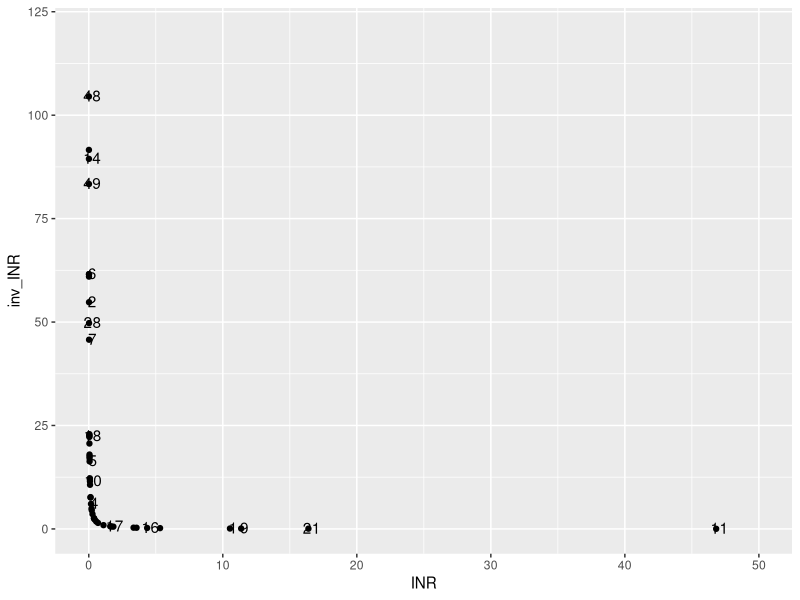
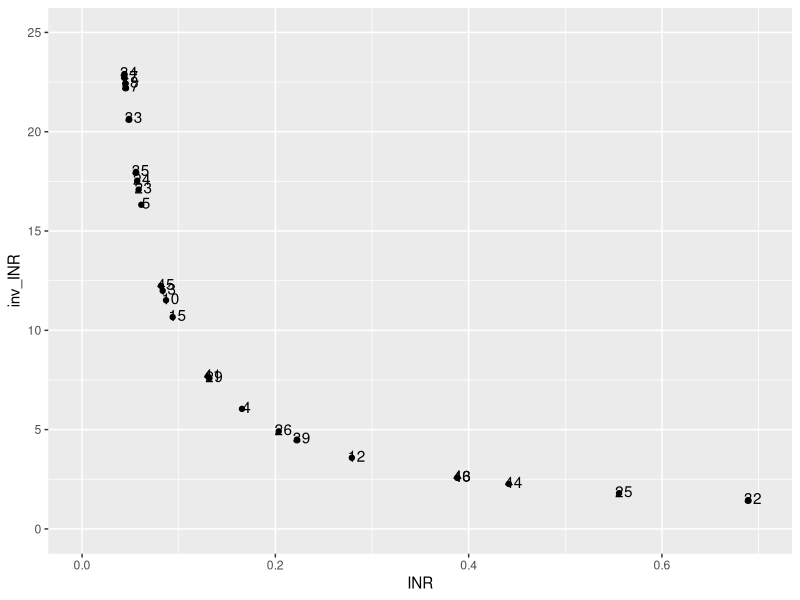

Reproduce these figures in R, in order.
library(ggplot2)

data <- read.csv('./data/current_data.csv')

countries <- data$Country
inr <- data$INR

lrg_plot <- ggplot(data, aes(x=INR, y=inv_INR)) +
            geom_point() +
            geom_text(
                label=rownames(data), 
                nudge_x = 0.25, nudge_y = 0.25, 
                check_overlap = T
            ) +
            scale_x_continuous(limits = c(0, 50)) +
            scale_y_continuous(limits = c(0, 120))

sml_plot <- ggplot(data, aes(x=INR, y=inv_INR)) +
            geom_point() +
            geom_text(
                label=rownames(data), 
                nudge_x = 0.005, nudge_y = 0.1, 
                check_overlap = F
            ) +
            scale_x_continuous(limits = c(0, 0.7)) +
            scale_y_continuous(limits = c(0, 25))

ggsave("./plots/lrgplot.png", plot = lrg_plot, width = 20, height = 14, dpi = 1000)
ggsave("./plots/smlplot.png", plot = sml_plot, width = 26, height = 20, dpi = 1000)

